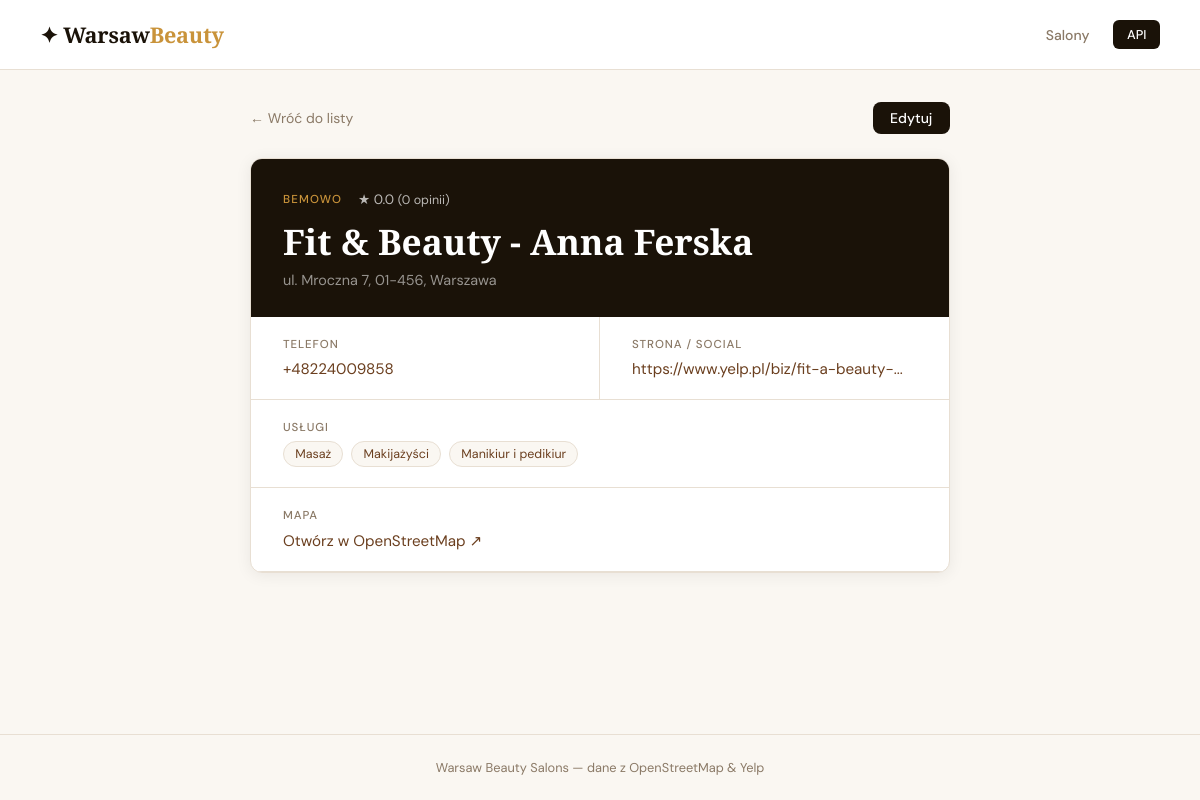
Page /salons/1 on the committed database.
### app/models.py (models this page shows)
class Salon(Base):
    __tablename__ = "salons"
    id           = Column(Integer, primary_key=True, index=True)
    name         = Column(String, nullable=False)
    address      = Column(String, nullable=False)
    district     = Column(String, nullable=False)
    phone        = Column(String, default="")
    website      = Column(String, default="")
    services     = Column(String, default="")
    price_range  = Column(String, default="")
    rating       = Column(String, default="")
    review_count = Column(String, default="")
    lat          = Column(Float,  default=0.0)
    lon          = Column(Float,  default=0.0)
    source       = Column(String, default="")

### app/main.py (the view)
@app.get("/salons/{salon_id}")
def detail(request: Request, salon_id: int, db: Session = Depends(get_db)):
    salon = crud.get_salon(db, salon_id)
    if not salon:
        raise HTTPException(status_code=404, detail="Salon nie znaleziony")
    return templates.TemplateResponse(request, "detail.html", {"salon": salon})

### app/templates/detail.html (shortened to what this page needs)
{% extends "base.html" %}
{% block content %}
<div class="detail-wrapper">
  <div class="detail-nav">
    <a href="/" class="back-link">← Wróć do listy</a>
    <a href="/salons/{{ salon.id }}/edit" class="btn-edit">Edytuj</a>
  </div>
  <article class="detail-card">
    <div class="detail-top">
      <div class="detail-meta">
        <span class="detail-district">{{ salon.district }}</span>
        {% if salon.rating %}
        <span class="detail-rating">★ {{ salon.rating }}
          {% if salon.review_count %}<em>({{ salon.review_count }} opinii)</em>{% endif %}
        </span>
        {% endif %}
      </div>
      <h1 class="detail-name">{{ salon.name }}</h1>
      <p class="detail-address">{{ salon.address }}</p>
    </div>
    <div class="detail-grid">
      {% if salon.phone %}
      <div class="detail-item">
        <span class="detail-label">Telefon</span>
        <a href="tel:{{ salon.phone }}" class="detail-value link">{{ salon.phone }}</a>
      </div>
      {% endif %}
      {% if salon.website %}
      <div class="detail-item">
        <span class="detail-label">Strona / Social</span>
        <a href="{{ salon.website }}" target="_blank" rel="noopener" class="detail-value link">
          {{ salon.website | truncate(40) }}
        </a>
      </div>
      {% endif %}
      {% if salon.services %}
      <div class="detail-item detail-item--full">
        <span class="detail-label">Usługi</span>
        <div class="services-list">
          {% for svc in salon.services.split(',') %}
          <span class="service-tag">{{ svc.strip() }}</span>
          {% endfor %}
        </div>
      </div>
      {% endif %}
      {% if salon.lat and salon.lon %}
      <div class="detail-item detail-item--full">
        <span class="detail-label">Mapa</span>
        <a href="https://www.openstreetmap.org/?mlat={{ salon.lat }}&mlon={{ salon.lon }}&zoom=17"
           target="_blank" class="detail-value link">
          Otwórz w OpenStreetMap ↗
        </a>
      </div>
      {% endif %}
    </div>
  </article>
</div>
{% endblock %}

### app/static/style.css (style rules this page uses)
*, *::before, *::after { box-sizing: border-box; margin: 0; padding: 0; }
:root { --cream: #faf7f2; --dark: #1a1208; --brown: #6b3f1f; --gold: #c9933a; --rose: #d4876a; --muted: #8a7966; --border: #e8dfd3; --white: #ffffff; --radius: 12px; --shadow: 0 2px 16px rgba(26,18,8,.07); }
body { font-family: 'DM Sans', sans-serif; background: var(--cream); color: var(--dark); min-height: 100vh; display: flex; flex-direction: column; }
.detail-wrapper, .edit-wrapper { max-width: 780px; margin: 0 auto; padding: 2rem 2.5rem 3rem; }
.detail-nav { display: flex; justify-content: space-between; align-items: center; margin-bottom: 1.5rem; }
.back-link { font-size: .875rem; color: var(--muted); text-decoration: none; transition: color .2s; }
.btn-edit { background: var(--dark); color: var(--white); text-decoration: none; border-radius: 8px; padding: .45rem 1.1rem; font-size: .875rem; font-weight: 500; transition: background .2s; }
.detail-card { background: var(--white); border: 1px solid var(--border); border-radius: var(--radius); overflow: hidden; box-shadow: var(--shadow); }
.detail-top { background: var(--dark); padding: 2rem 2rem 1.75rem; }
.detail-meta { display: flex; gap: 1rem; align-items: center; margin-bottom: .75rem; }
.detail-district { font-size: .72rem; font-weight: 500; letter-spacing: .1em; text-transform: uppercase; color: var(--gold); }
.detail-rating { font-size: .85rem; color: rgba(255,255,255,.7); }
.detail-rating em { font-style: normal; font-size: .78rem; }
.detail-name { font-family: 'Playfair Display', serif; font-size: clamp(1.6rem, 4vw, 2.2rem); font-weight: 600; color: var(--white); line-height: 1.2; margin-bottom: .5rem; }
.detail-address { font-size: .9rem; color: rgba(255,255,255,.55); }
.detail-grid { display: grid; grid-template-columns: 1fr 1fr; gap: 0; }
.detail-item { padding: 1.25rem 2rem; border-bottom: 1px solid var(--border); border-right: 1px solid var(--border); }
.detail-item:nth-child(even) { border-right: none; }
.detail-item--full { grid-column: 1 / -1; border-right: none; }
.detail-label { display: block; font-size: .72rem; font-weight: 500; letter-spacing: .08em; text-transform: uppercase; color: var(--muted); margin-bottom: .4rem; }
.detail-value { font-size: .95rem; color: var(--dark); }
.detail-value.link { color: var(--brown); text-decoration: none; }
.services-list { display: flex; flex-wrap: wrap; gap: .5rem; margin-top: .25rem; }
.service-tag { font-size: .78rem; background: var(--cream); color: var(--brown); border: 1px solid var(--border); border-radius: 20px; padding: .25rem .7rem; }

### rows in the picture
Salon: district "BEMOWO", rating "0.0", review_count "0", name "Fit & Beauty - Anna Ferska", address "ul. Mroczna 7, 01-456, Warszawa", phone "+48224009858", website "https://www.yelp.pl/biz/fit-a-beauty-..."

### other values in the picture
{{ svc.strip() }} "Masaż" "Makijażyści" "Manikiur i pedikiur"
